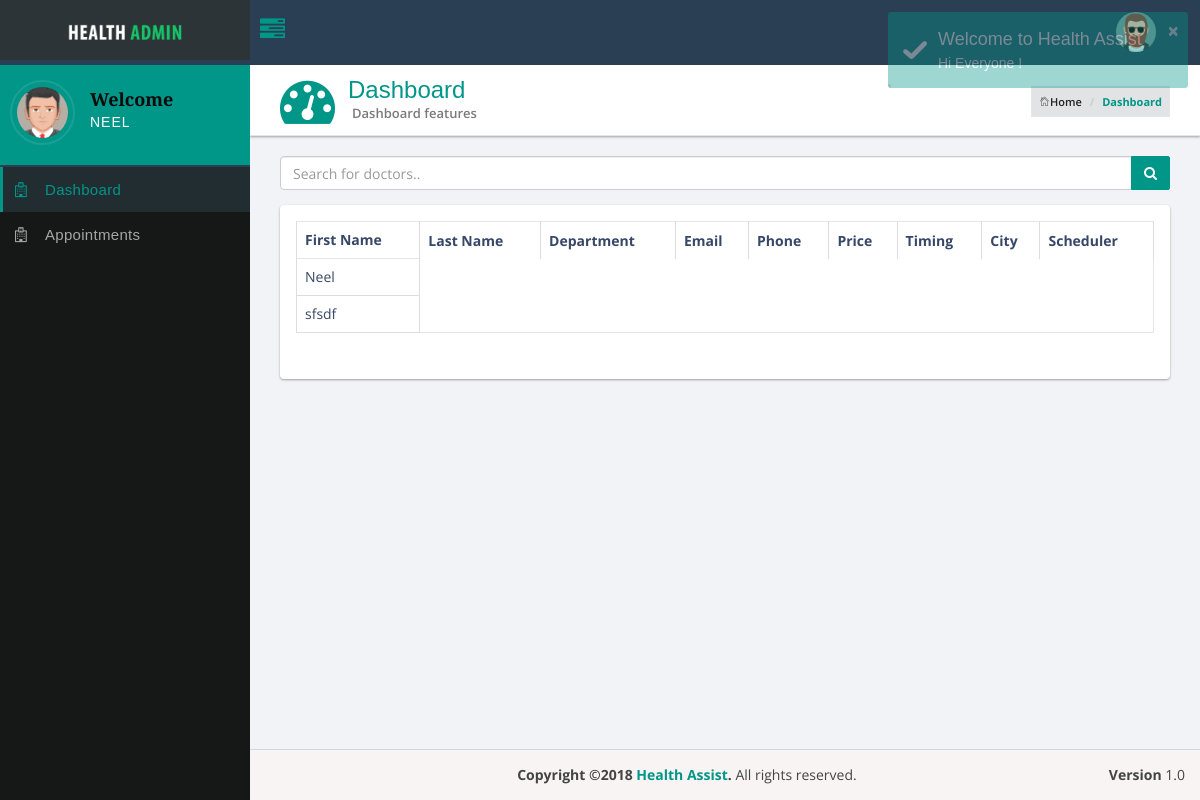
The app's page /dashboardPatient.php (signed in), older data.
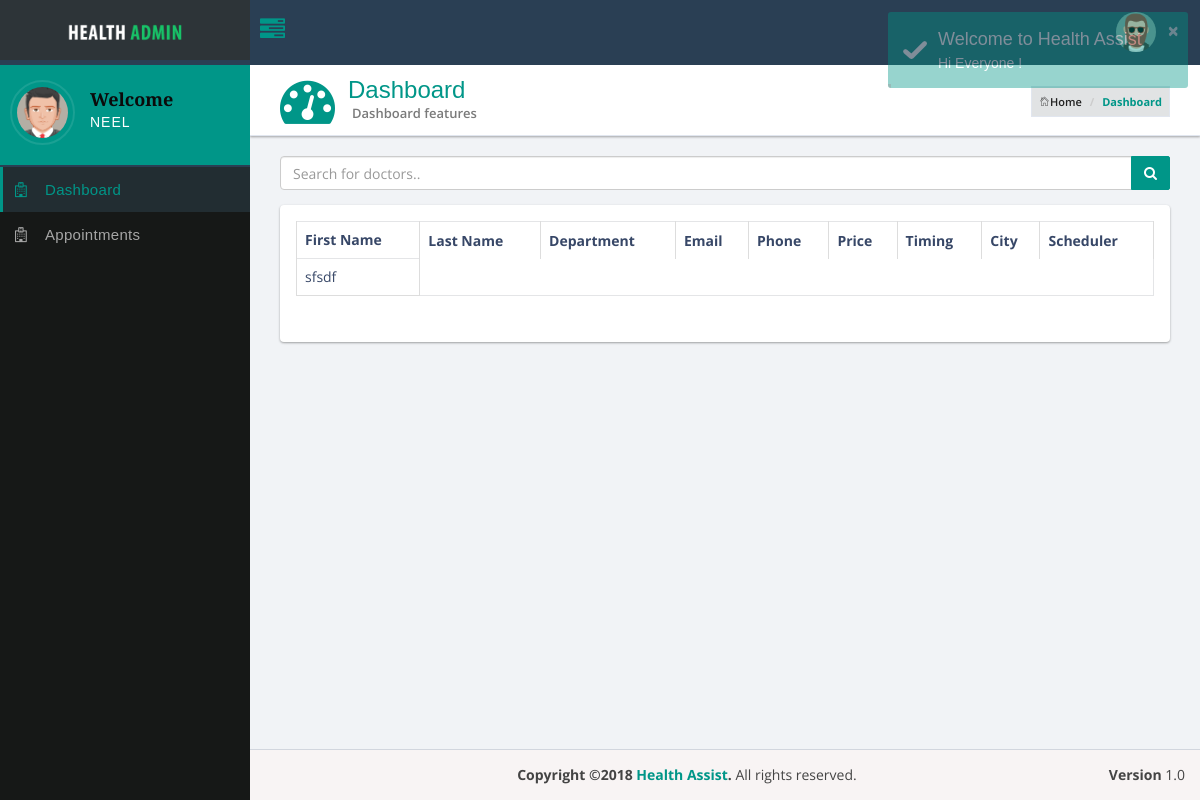
The same page, newer data.
### tables this page shows
CREATE TABLE `doctor` (
  `id` bigint(15) UNSIGNED NOT NULL,
  `firstName` varchar(65) NOT NULL,
  `lastName` varchar(65) NOT NULL,
  `placeName` varchar(65) NOT NULL,
  `city` varchar(65) NOT NULL,
  `fee` varchar(65) NOT NULL,
  `phoneNo` int(10) NOT NULL,
  `email` varchar(125) NOT NULL,
  `username` varchar(125) NOT NULL,
  `password` varchar(125) NOT NULL
);

### dashboardPatient.php (the view)
<?php include 'pheader.php';?>
<?php
$doctorsList = "SELECT id, firstName, lastName, placeName, email, phoneNo, fee, city FROM doctor";
$result = $conn->query($doctorsList);
?>
<div class="header-icon">
	<i class="fa fa-tachometer"></i>
</div>
<div class="header-title">
	<h1>Dashboard</h1>
	<small> Dashboard features</small>
	<ol class="breadcrumb hidden-xs">
		<li><a href="index.html"><i class="pe-7s-home"></i>Home</a></li>
		<li class="active">Dashboard</li>
	</ol>
</div>
</section>
<section class="content">
	<div class="row">
		<div class="col-xs-12 col-sm-12 col-md-12 col-lg-12">
			<div class="dataTables_length">
				<div class="input-group custom-search-form">
					<input type="search" class="form-control"
						placeholder="Search for doctors.."> <span class="input-group-btn">
						<button class="btn btn-primary" type="button">
							<span class="fa fa-search"></span>
						</button>
					</span>
				</div>
			</div>
		</div>
	</div>
	<div class="row">
		<div class="col-xs-12 col-sm-12 col-md-12 col-lg-12">
			<div class="panel panel-bd" data-index="0">
				<div class="panel-body">
					<div class="table-responsive"  ng-controller="myController">
							<table class="table table-bordered table-hover">
								<thead>
									<tr>
										<th>First Name</th>
										<th>Last Name</th>
										<th>Department</th>
										<th>Email</th>
										<th>Phone</th>
										<th>Price</th>
										<th>Timing</th>
										<th>City</th>
										<th>Scheduler</th>
									</tr>
								</thead>
								<tbody>
	<?php
	if ($result->num_rows > 0) {
	    while($row = $result->fetch_assoc()) {
	        echo "<tr> <td>".$row["firstName"] . "</td> </tr>";
	    }
	} else {
	    echo "0 results";
	}
	?>
								</tbody>
							</table>
					</div>
				</div>
			</div>
	</div>
</div>
	<?php include 'pfooter.php';?>

### pheader.php (shortened to what this page needs)
<!DOCTYPE html>
<html lang="en">
<head>
   <link href="assets/admin_page/plugins/jquery-ui-1.12.1/jquery-ui.min.css" rel="stylesheet" type="text/css"/>
   <link href="assets/admin_page/bootstrap/css/bootstrap.min.css" rel="stylesheet" type="text/css"/>
   <link href="assets/admin_page/plugins/lobipanel/lobipanel.min.css" rel="stylesheet" type="text/css"/>
      <link href="assets/admin_page/plugins/pace/flash.css" rel="stylesheet" type="text/css"/>
   <link href="assets/admin_page/font-awesome/css/font-awesome.min.css" rel="stylesheet" type="text/css"/>
     <link href="assets/admin_page/pe-icon-7-stroke/css/pe-icon-7-stroke.css" rel="stylesheet" type="text/css"/>
   <link href="assets/admin_page/themify-icons/themify-icons.css" rel="stylesheet" type="text/css"/>
        <link href="assets/admin_page/plugins/toastr/toastr.css" rel="stylesheet" type="text/css"/>
        <link href="assets/admin_page/plugins/emojionearea/emojionearea.min.css" rel="stylesheet" type="text/css"/>
        <link href="assets/admin_page/plugins/monthly/monthly.css" rel="stylesheet" type="text/css"/>
        <link href="assets/admin_page/dist/css/stylehealth.min.css" rel="stylesheet" type="text/css"/>
    </head>
    <body class="hold-transition sidebar-mini" ng-app='myapp'>
        <div class="wrapper">
            <header class="main-header">
                <a href="index.php" class="logo">
                    <span class="logo-lg">
                        <img src="assets/admin_page/dist/img/logo.png" alt="">
                    </span>
                </a>
                <nav class="navbar navbar-static-top ">
                    <a href="index.html#" class="sidebar-toggle" data-toggle="offcanvas" role="button">
                        <span class="fa fa-tasks"></span>
                    </a>
                    <div class="navbar-custom-menu">
                        <ul class="nav navbar-nav">
                            <li class="dropdown dropdown-user admin-user">
                                <a href="index.html#" class="dropdown-toggle" data-toggle="dropdown">
                                <div class="user-image">
                                <img src="assets/admin_page/dist/img/avatar4.png" class="img-circle" height="40" width="40" alt="User Image">
                                </div>
                                </a>
                            </li>
                        </ul>
                    </div>
                </nav>
            </header>
          <aside class="main-sidebar">
                <div class="sidebar">
                    <div class="user-panel">
                        <div class="image pull-left">
                            <img src="assets/admin_page/dist/img/avatar5.png" class="img-circle" alt="User Image">
                        </div>
                        <div class="info">
                            <h4>Welcome</h4>
                            <?php if(isset($_SESSION['username'])) :?>
                            <p><?php echo $_SESSION['username']?></p>
                            <?php endif?>
                        </div>
                    </div>
                    <ul class="sidebar-menu">
                        <li class="active">
                            <a href="dashboardPatient.php"><i class="fa fa-hospital-o"></i><span>Dashboard</span>
                            </a>
                        </li>
                        <li >
                            <a href="appointmentsPatient.php"><i class="fa fa-hospital-o"></i><span>Appointments</span>
                            </a>
                        </li>
            </ul>
        </div>
    </aside>
            <div class="content-wrapper">
                <section class="content-header">

### pfooter.php (shortened to what this page needs)
 </div>
                <footer class="main-footer">
                    <div class="pull-right hidden-xs"> <b>Version</b> 1.0</div>
                    <strong>Copyright &copy;2018 <a href="index.html#">Health Assist</a>.</strong> All rights reserved.
                </footer>
        	</div>
    </body>
</html>

Row changes from the older to the newer data that the page shows:
removed doctor: firstName "Neel"
